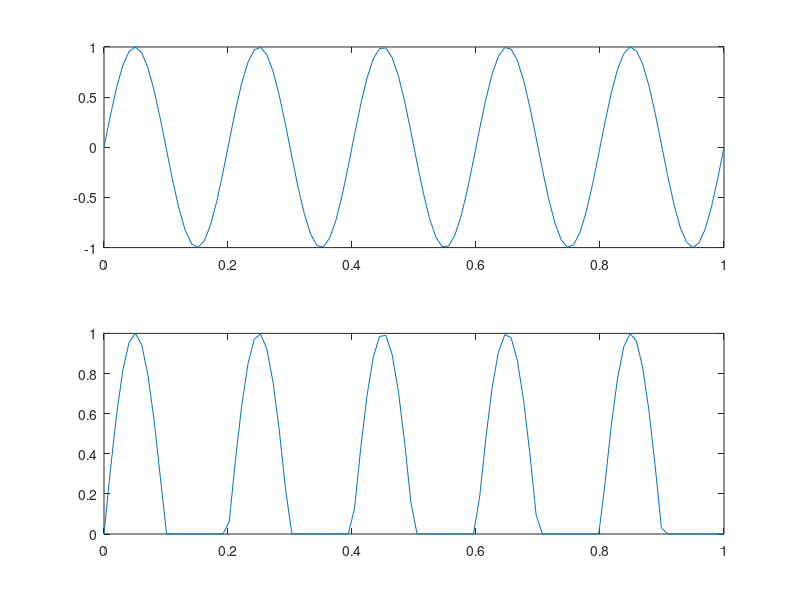

Source code (MATLAB):
%The objective is to generate sine wave
clc
clear all
close all
A=1;
f=5;
ph=0;
t=linspace(0,1,100);
x=A*sin(2*pi*f*t+ph);
x1=abs(x);
y=0.5*(x+x1);
subplot(2,1,1),plot(t,x),
subplot(2,1,2),plot(t,y)
